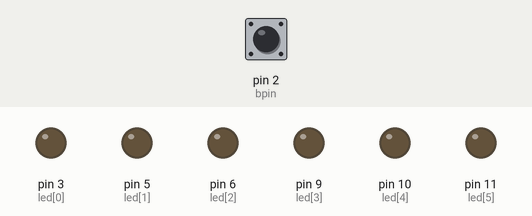
The sketch below on a simulated Arduino Uno, built with avr-gcc and run on an emulated ATmega328P. Parts: output pins drawn as LEDs (lit = HIGH). Dashed ring = blinking. Inputs (shaded band) come from the test bench; at power-on: pin 2 (bpin) HIGH.

Above: at 1.2 s.
1.3 s: pin 2 (bpin) pulled LOW for 1 s
At 3.5 s:
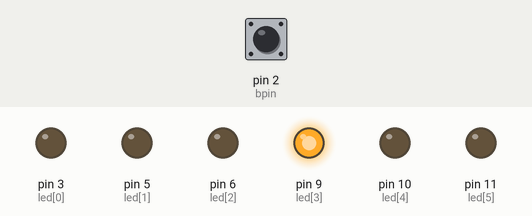
4.3 s: pin 2 (bpin) pulled LOW for 0.15 s
At 5.2 s:
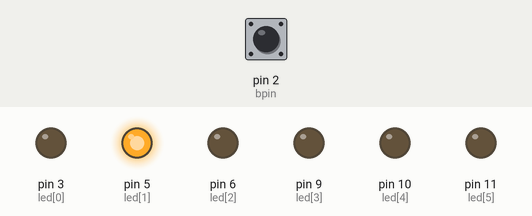
5.9 s: pin 2 (bpin) pulled LOW for 3.2 s
At 6.15 s:
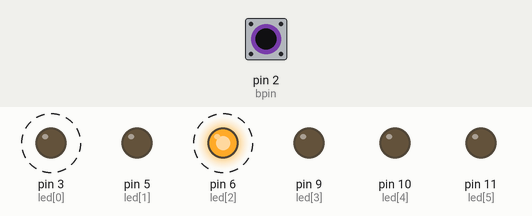
Timing chart, 0 to 10.5 s (numbered marks = the images above; inputs shaded):
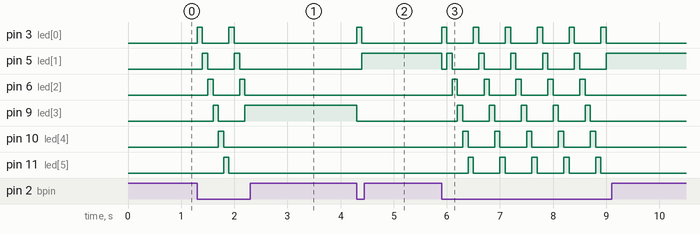

Measured:
- after the input at 1.3 s, pin 3 (led[0]): alternates HIGH for 0.10 s and LOW for 0.50 s, 4 changes in all, then stays LOW, starting at once; pin 5 (led[1]): alternates HIGH for 0.10 s and LOW for 0.50 s, 4 changes in all, then stays LOW, starting after 0.10 s
- after the input at 4.3 s, pin 3 (led[0]): LOW → HIGH at once, → LOW 0.10 s later; pin 5 (led[1]): LOW → HIGH after 0.10 s; pin 9 (led[3]): HIGH → LOW at once
- after the input at 5.9 s, pin 3 (led[0]): alternates HIGH for 0.10 s and LOW for 0.50 s, 12 changes in all, then stays LOW, starting at once; pin 5 (led[1]): HIGH → LOW at once, then repeats every 0.60 s: HIGH 0.10 s, LOW 0.50 s, until it stays HIGH from 9.0 s

The sketch:

sketch_dec22k.ino
```cpp
const unsigned int led[6] = {3,5,6,9,10,11};
const int bpin = 2;
boolean gstate = false;
int lastled = 0;
void setup() {
  for(int i=0; i<=5; i++){
    pinMode(led[i],  OUTPUT);
  }
  pinMode(bpin , INPUT_PULLUP);

}
void onled(int num){
  digitalWrite(led[num], HIGH);
}
void offled(int num){
    digitalWrite(led[num], LOW);
}

void loop() {
  int binput = digitalRead(bpin);
  while(binput == LOW){
    if(gstate){
      offled(lastled);
      gstate = false;
    }
    for(int i=0; i<=5; i++){
      onled(i);
      delay(100);

      binput = digitalRead(bpin);
      if(binput == HIGH){
        gstate = true;
        lastled = i;
        break;
        }

              offled(i);
    }
  }
}
```
